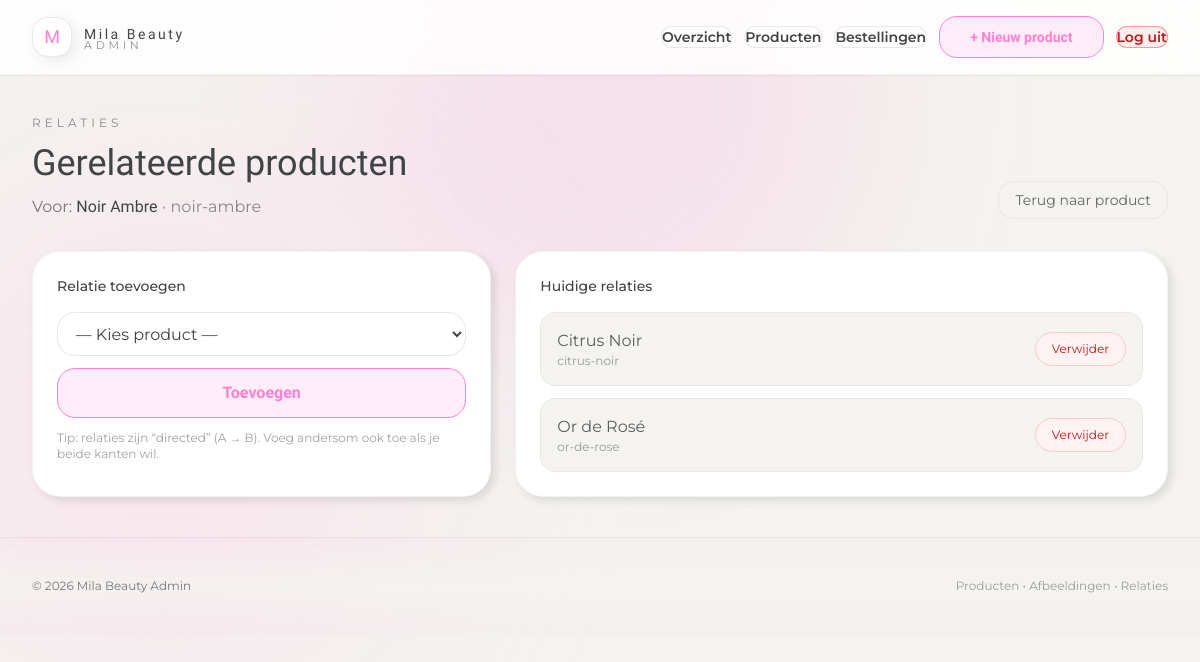
/admin/products/relations.php?id=1 (signed in), run on the app's committed database.
### tables this page shows
CREATE TABLE IF NOT EXISTS products (
                                        id INT UNSIGNED AUTO_INCREMENT PRIMARY KEY,
                                        name VARCHAR(160) NOT NULL,
    slug VARCHAR(200) NOT NULL UNIQUE,
    short_description VARCHAR(255) NULL,
    description TEXT NULL,
    price DECIMAL(10,2) NULL,
    volume_ml INT NULL,
    is_active TINYINT(1) NOT NULL DEFAULT 1,
    main_image VARCHAR(255) NULL,
    created_at DATETIME NOT NULL DEFAULT CURRENT_TIMESTAMP,
    updated_at DATETIME NOT NULL DEFAULT CURRENT_TIMESTAMP ON UPDATE CURRENT_TIMESTAMP
    );

CREATE TABLE IF NOT EXISTS product_relations (
                                                 product_id INT UNSIGNED NOT NULL,
                                                 related_product_id INT UNSIGNED NOT NULL,
                                                 created_at DATETIME NOT NULL DEFAULT CURRENT_TIMESTAMP,
                                                 PRIMARY KEY (product_id, related_product_id),
    CONSTRAINT fk_rel_product
    FOREIGN KEY (product_id) REFERENCES products(id)
    ON DELETE CASCADE,
    CONSTRAINT fk_rel_related
    FOREIGN KEY (related_product_id) REFERENCES products(id)
    ON DELETE CASCADE,
    CONSTRAINT chk_not_self CHECK (product_id <> related_product_id)
    );

### config/db.php (called while the page is built, shortened)
<?php
function h(string $value): string
{
    return htmlspecialchars($value, ENT_QUOTES, 'UTF-8');
}

### admin/products/relations.php (the view, shortened to what this page needs)
<?php
require_once __DIR__ . '/../../config/db.php';
$pdo = db();
$id = (int)($_GET['id'] ?? 0);
$stmt = $pdo->prepare("SELECT id, name, slug FROM products WHERE id=? LIMIT 1");
$stmt->execute([$id]);
$product = $stmt->fetch();
$stmt = $pdo->prepare("
  SELECT pr.related_product_id, p.name, p.slug
  FROM product_relations pr
  JOIN products p ON p.id = pr.related_product_id
  WHERE pr.product_id = ?
  ORDER BY p.name ASC
");
$stmt->execute([$id]);
$current = $stmt->fetchAll();
include __DIR__ . '/../includes/header.php';
?>
<div class="flex items-end justify-between gap-6 flex-wrap">
    <div>
        <div class="text-xs tracking-[.34em] uppercase text-brandText/60">Relaties</div>
        <h1 class="mt-3 font-serif text-3xl md:text-4xl">Gerelateerde producten</h1>
        <p class="mt-3 text-brandText/70">
            Voor: <span class="text-brandText font-serif"><?= h($product['name']) ?></span>
            <span class="text-brandText/40">•</span>
            <span class="text-brandText/60"><?= h($product['slug']) ?></span>
        </p>
    </div>
    <div class="flex gap-2">
        <a class="rounded-2xl px-4 py-2 text-sm border border-black/5 bg-brandBg hover:bg-white transition text-brandText/80"
           href="edit.php?id=<?= (int)$id ?>">Terug naar product</a>
    </div>
</div>
<div class="mt-8 grid lg:grid-cols-12 gap-6">
    <div class="lg:col-span-5 rounded-[28px] p-6 bg-white shadow-card border border-black/5">
        <div class="text-sm font-medium">Relatie toevoegen</div>
        <form class="mt-4 grid gap-3" method="post">
            <select name="related_product_id" class="w-full input-field">
                <option value="">— Kies product —</option>
            </select>
            <button class="btn btn-primary btn-lg">
                Toevoegen
            </button>
            <p class="text-xs text-brandText/50">Tip: relaties zijn “directed” (A → B). Voeg andersom ook toe als je beide kanten wil.</p>
        </form>
    </div>
    <div class="lg:col-span-7 rounded-[28px] p-6 bg-white shadow-card border border-black/5">
        <div class="text-sm font-medium">Huidige relaties</div>
        <div class="mt-4 grid gap-3">
            <?php foreach ($current as $r): ?>
                <div class="rounded-2xl p-4 border border-black/5 bg-brandBg flex items-center justify-between gap-3">
                    <div>
                        <div class="text-brandText/85"><?= h($r['name']) ?></div>
                        <div class="text-xs text-brandText/50"><?= h($r['slug']) ?></div>
                    </div>
                    <form method="post">
                        <button class="rounded-full px-4 py-2 text-xs border border-red-200 bg-red-50 hover:bg-red-100 transition text-red-700"
                                onclick="return confirm('Relatie verwijderen?');">
                            Verwijder
                        </button>
                    </form>
                </div>
            <?php endforeach; ?>
        </div>
    </div>
</div>
<?php include __DIR__ . '/../includes/footer.php'; ?>

### assets/css/theme.css (style rules this page uses)
:root { --color-brand-pink: #ff80d5; --color-brand-pink-soft: #ffccef; --color-brand-bg: #f4f3ef; --color-brand-accent: #ca9a8e; --color-brand-text: #404447; --color-brand-bg-soft: #faf4f7; --color-header-pink: rgba(255, 128, 213, 0.61); --shadow-card: 4px 4px 8px 0px rgba(0, 0, 0, 0.1); --shadow-img: 4px 4px 20px 0px rgba(132, 153, 148, 0.5); --shadow-inset-glow: 0 0 10px 0 #ca9a8e inset, 0 0 20px 2px #ca9a8e; --radius-fancy: 20px 0 20px 0; --radius-fancy-img: 100px 0 0 0; --section-accent: var(--color-brand-pink); --section-accent-soft: var(--color-brand-pink-soft); --section-button-bg: rgba(255, 204, 239, 0.37); --section-text: var(--color-brand-text); --section-bg: var(--color-brand-bg); --section-border: rgba(64, 68, 71, 0.08); }
body { background: linear-gradient(180deg, var(--color-brand-bg-soft) 0%, var(--section-bg) 45%, rgba(255, 204, 239, 0.12) 100%); color: var(--section-text); font-weight: 400; }
.btn-primary { display: inline-flex; align-items: center; justify-content: center; font-family: Taviraj, serif; font-weight: 600; border: 2px solid var(--section-accent); color: var(--section-accent); background: var(--section-button-bg); padding: 10px 30px; transition: all 0.3s ease; border-radius: var(--radius-fancy); }

### assets/css/admin.css (style rules this page uses)
:root { --admin-card-bg: #ffffff; --admin-card-soft: rgba(255, 255, 255, 0.85); --admin-border: rgba(64, 68, 71, 0.12); --admin-border-soft: rgba(64, 68, 71, 0.08); --admin-shadow: 4px 4px 12px rgba(132, 153, 148, 0.18); --admin-shadow-strong: 6px 8px 22px rgba(132, 153, 148, 0.25); }
.admin-body { background: var(--color-brand-bg); color: var(--color-brand-text); font-family: "Montserrat", ui-sans-serif, system-ui; min-height: 100vh; }
.btn { display: inline-flex; align-items: center; justify-content: center; gap: 0.35rem; font-weight: 600; border-radius: 18px; transition: all 0.2s ease; border: 1px solid transparent; }
.btn-primary { border-color: var(--color-brand-pink); color: var(--color-brand-pink); background: rgba(255, 204, 239, 0.35); font-family: "Taviraj", ui-serif, Georgia, serif; }
.btn-lg { padding: 0.75rem 1.6rem; font-size: 1rem; }
.input-field { width: 100%; border-radius: 18px; border: 1px solid var(--admin-border); background: var(--admin-card-bg); padding: 0.65rem 0.85rem; color: var(--color-brand-text); outline: none; transition: box-shadow 0.2s ease, border-color 0.2s ease; }

### data on the page
products: name "Noir Ambre", slug "noir-ambre"
product_relations: related_product.name "Citrus Noir", related_product.slug "citrus-noir"
product_relations: related_product.name "Or de Rosé", related_product.slug "or-de-rose"

### other printed values
$link['label'] "Overzicht"
$link['label'] "Producten"
$link['label'] "Bestellingen"
$link['label'] "+ Nieuw product"
$link['label'] "Log uit"
